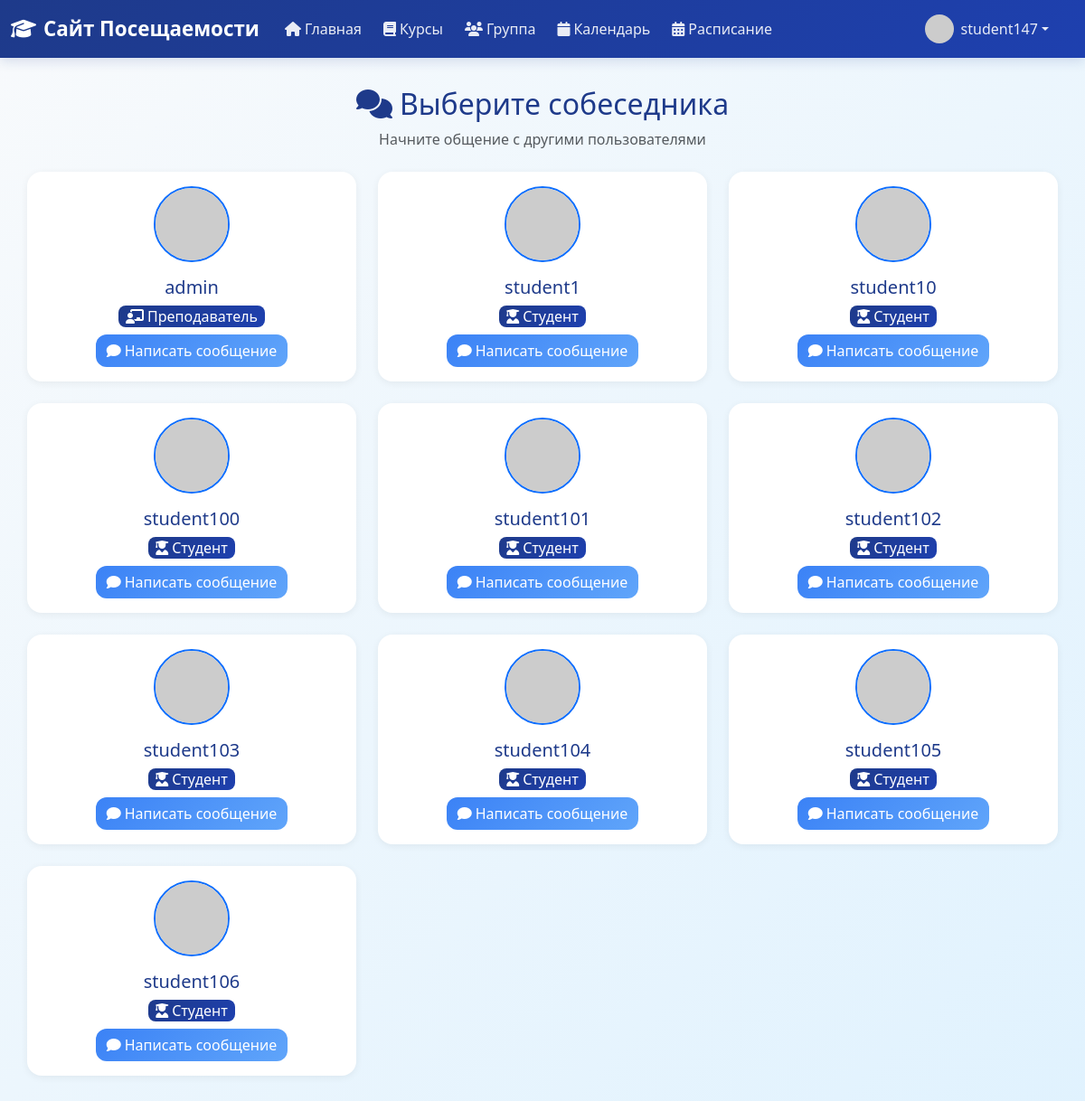
/chat_list (signed in), run on the app's committed database.
### app/models.py (models this page shows, shortened)
class User(UserMixin, db.Model):
    id: so.Mapped[int] = so.mapped_column(primary_key=True)
    username: so.Mapped[str] = so.mapped_column(sa.String(64), index=True, unique=True)
    email: so.Mapped[str] = so.mapped_column(sa.String(120), index=True, unique=True)
    password_hash: so.Mapped[Optional[str]] = so.mapped_column(sa.String(256))
    role: so.Mapped[str] = so.mapped_column(sa.String(20), default='student')
    about_me: so.Mapped[Optional[str]] = so.mapped_column(sa.String(140))
    last_seen: so.Mapped[Optional[datetime]] = so.mapped_column(default=lambda: datetime.now(timezone.utc))
    sent_messages: so.Mapped[List['Message']] = so.relationship(
        'Message',
        foreign_keys='Message.sender_id',
        back_populates='sender'
    )
    received_messages: so.Mapped[List['Message']] = so.relationship(
        'Message',
        foreign_keys='Message.recipient_id',
        back_populates='recipient'
    )
    teaching_courses: so.Mapped[List['Course']] = so.relationship(
        secondary=teacher_course_association,
        back_populates='teachers',
        collection_class=list
    )
    enrolled_courses: so.Mapped[List['Course']] = so.relationship(
        secondary=student_course_association,
        back_populates='students',
        collection_class=list,
        lazy='joined'
    )
    favorite_courses: so.Mapped[List['Course']] = so.relationship(
        secondary=user_favorites_association,
        back_populates='favorited_by',
        collection_class=list
    )
    group: so.Mapped[Optional['Group']] = so.relationship(
        secondary=student_group_association,
        back_populates='students',
        uselist=False
    )
    attendance_records: so.WriteOnlyMapped['AttendanceRecord'] = so.relationship(
        back_populates='student',
        cascade="all, delete-orphan"
    )
    news_posts: so.Mapped[List['News']] = so.relationship(
        back_populates='author',
        cascade="all, delete-orphan"
    )
    def avatar(self, size: int) -> str:
        digest = md5(self.email.lower().encode('utf-8')).hexdigest()
        return f'https://www.gravatar.com/avatar/{digest}?d=identicon&s={size}'

### app/routes.py (the view)
@app.route('/chat_list')
@login_required
def chat_list():
    page = request.args.get('page', 1, type=int)
    users_query = sa.select(User).where(User.id != current_user.id).order_by(User.username)
    users_pagination = db.paginate(
        users_query,
        page=page,
        per_page=current_app.config['ITEMS_PER_PAGE'],
        error_out=False
    )
    users = users_pagination.items
    next_url = url_for('chat_list', page=users_pagination.next_num) \
        if users_pagination.has_next else None
    prev_url = url_for('chat_list', page=users_pagination.prev_num) \
        if users_pagination.has_prev else None
    return render_template('chat_list.html',
                         title='Список чатов',
                         users=users,
                         next_url=next_url,
                         prev_url=prev_url)

### app/models.py (called while the page is built)
@login.user_loader
def load_user(id: int) -> Optional[User]:
    return db.session.get(User, id)

### app/templates/chat_list.html
{% extends "base.html" %}
{% block content %}
    <div class="text-center mb-4">
        <h1 class="h2 text-primary">
            <i class="fas fa-comments me-2"></i>Выберите собеседника
        </h1>
        <p class="text-muted">Начните общение с другими пользователями</p>
    </div>
    {% if users %}
        <div class="row">
            {% for u in users %}
                <div class="col-md-6 col-lg-4 mb-4">
                    <div class="card border-0 shadow-sm h-100">
                        <div class="card-body text-center">
                            <div class="mb-3">
                                <img src="{{ u.avatar(64) }}" alt="Аватар" class="rounded-circle border border-2 border-primary">
                            </div>
                            <h5 class="card-title text-primary mb-2">{{ u.username }}</h5>
                            <div class="mb-2">
                                <span class="badge bg-primary fs-6 px-2 py-1 d-inline-flex align-items-center">
                                    {% if u.role == 'student' %}
                                        <i class="fas fa-user-graduate me-1"></i>Студент
                                    {% else %}
                                        <i class="fas fa-chalkboard-teacher me-1"></i>Преподаватель
                                    {% endif %}
                                </span>
                            </div>
                            <a href="{{ url_for('chat', username=u.username) }}" class="btn btn-primary d-inline-flex align-items-center">
                                <i class="fas fa-comment me-1"></i>Написать сообщение
                            </a>
                        </div>
                    </div>
                </div>
            {% endfor %}
        </div>
    {% else %}
        <div class="text-center py-5">
            <i class="fas fa-users fa-3x text-muted mb-3"></i>
            <p class="text-muted">Нет других пользователей.</p>
        </div>
    {% endif %}
{% endblock %}

### app/templates/base.html (shortened to what this page needs)
<!doctype html>
<html lang="ru">
  <head>
    <link href="https://cdn.jsdelivr.net/npm/bootstrap@5.3.0/dist/css/bootstrap.min.css" rel="stylesheet">
    <link href="https://cdnjs.cloudflare.com/ajax/libs/font-awesome/6.4.0/css/all.min.css" rel="stylesheet">
  </head>
  <body>
    {% if current_user.is_authenticated %}
    <nav class="navbar navbar-expand-lg navbar-dark mb-4">
      <div class="container-fluid">
        <a class="navbar-brand" href="{{ url_for('index') }}">
            <i class="fas fa-graduation-cap me-2"></i>Сайт Посещаемости
        </a>
        <div class="collapse navbar-collapse" id="navbarNav">
          <ul class="navbar-nav me-auto mb-2 mb-lg-0">
            <li class="nav-item">
              <a class="nav-link" href="{{ url_for('index') }}">
                  <i class="fas fa-home me-1"></i>Главная
              </a>
            </li>
            <li class="nav-item">
                <a class="nav-link" href="{{ url_for('courses') }}">
                    <i class="fas fa-book me-1"></i>Курсы
                </a>
              </li>
              <li class="nav-item">
                <a class="nav-link" href="{{ url_for('group') }}">
                    <i class="fas fa-users me-1"></i>Группа
                </a>
              </li>
              <li class="nav-item">
                <a class="nav-link" href="{{ url_for('calendar') }}">
                    <i class="fas fa-calendar me-1"></i>Календарь
                </a>
              </li>
              <li class="nav-item">
                <a class="nav-link" href="{{ url_for('schedule') }}">
                    <i class="fas fa-calendar-alt me-1"></i>Расписание
                </a>
              </li>
          </ul>
          <ul class="navbar-nav ms-auto">
            <li class="nav-item dropdown">
              <a class="nav-link dropdown-toggle d-flex align-items-center" href="#"
                 id="profileDropdown" role="button" data-bs-toggle="dropdown" aria-expanded="false">
                <img src="{{ current_user.avatar(32) }}" alt="Аватар"
                     class="rounded-circle me-2" style="width: 32px; height: 32px;">
                <span>{{ current_user.username }}</span>
              </a>
            </li>
          </ul>
        </div>
      </div>
    </nav>
    {% endif %}
    <div class="container">
        {% block content %}{% endblock %}
    </div>
  </body>
</html>

### app/templates/base.html (style rules this page uses)
:root { --primary-blue: #1e3a8a; --secondary-blue: #3b82f6; --light-blue: #dbeafe; --accent-blue: #60a5fa; --dark-blue: #1e40af; }
body { background: linear-gradient(135deg, #f8fafc 0%, #e0f2fe 100%); min-height: 100vh; font-family: 'Segoe UI', Tahoma, Geneva, Verdana, sans-serif; }
.navbar { background: linear-gradient(135deg, var(--primary-blue) 0%, var(--dark-blue) 100%) !important; box-shadow: 0 4px 12px rgba(30, 58, 138, 0.15); }
.navbar-brand { color: white !important; font-weight: 600; font-size: 1.4rem; }
.nav-link { color: rgba(255, 255, 255, 0.9) !important; transition: all 0.3s ease; border-radius: 8px; margin: 0 4px; }
.container { background: transparent; border-radius: 0; box-shadow: none; padding: 0; margin-top: 2rem; margin-bottom: 2rem; }
h1, h2, h3 { color: var(--primary-blue); font-weight: 600; }
.card { border: none; border-radius: 16px; box-shadow: 0 4px 20px rgba(0, 0, 0, 0.08); transition: transform 0.3s ease, box-shadow 0.3s ease; }
.btn { border-radius: 12px; font-weight: 500; transition: all 0.3s ease; }
.btn-primary { background: linear-gradient(135deg, var(--secondary-blue) 0%, var(--accent-blue) 100%); border: none; }
.badge { border-radius: 8px; font-weight: 500; }
.text-primary { color: var(--primary-blue) !important; }
.bg-primary { background: linear-gradient(135deg, var(--primary-blue) 0%, var(--dark-blue) 100%) !important; }
.fas, .far, .fab { transition: transform 0.3s ease; }
.shadow-sm { box-shadow: 0 2px 8px rgba(0, 0, 0, 0.06) !important; }
.nav-item.dropdown { position: relative; margin-right: 1rem; }
.nav-item.dropdown .dropdown-toggle { white-space: nowrap; overflow: hidden; text-overflow: ellipsis; max-width: 200px; }

### data on the page
User: username "student147"
User: username "admin", role "admin" (drawn)
User: username "student1", role "student" (drawn)
User: username "student10", role "student" (drawn)
User: username "student100", role "student" (drawn)
User: username "student101", role "student" (drawn)
User: username "student102", role "student" (drawn)
User: username "student103", role "student" (drawn)
User: username "student104", role "student" (drawn)
User: username "student105", role "student" (drawn)
User: username "student106", role "student" (drawn)
